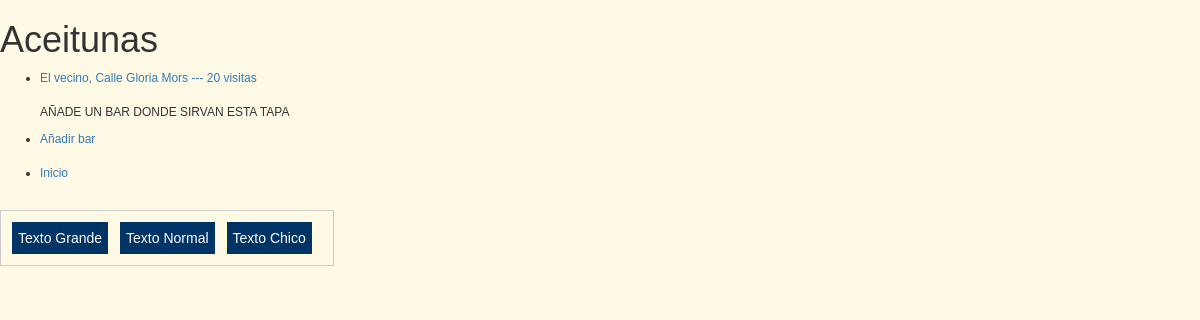
/rango/tapa/aceitunas/, run on the app's committed database.
### rango/models.py (models this page shows, shortened)
class Tapas(models.Model):
    nombre_tapa = models.CharField(max_length=128, unique=True)
    votos = models.IntegerField(default=0)
    slug = models.SlugField()
    def save(self, *args, **kwargs):
        self.slug = slugify(self.nombre_tapa)
        super(Tapas, self).save(*args, **kwargs)

class Bares(models.Model):
    tapa = models.ForeignKey(Tapas)
    nombre_bar = models.CharField(max_length=128)
    direccion = models.CharField(max_length=128)
    n_visitas = models.IntegerField(default=0)

### rango/views.py (the view)
# urls.py: url(r'^tapa/(?P<tapa_name_slug>[\w\-]+)/$', views.tapa, name='tapa'),
def tapa(request, tapa_name_slug):
    context_dict = {}
    try:
        tapa = Tapas.objects.get(slug=tapa_name_slug)
        context_dict['tapa_name'] = tapa.nombre_tapa
        tapa.votos += 1
        tapa.save()
        bar = Bares.objects.filter(tapa=tapa)
        context_dict['bar'] = bar
        context_dict['tapa'] = tapa
    except Tapas.DoesNotExist:
        pass
    return render(request, 'rango/tapa.html', context_dict)

### templates/rango/tapa.html (shortened to what this page needs)
<!DOCTYPE html>
{% load staticfiles %}
<html>
    <head>
        <link rel="stylesheet" href="//maxcdn.bootstrapcdn.com/bootstrap/3.2.0/css/bootstrap.min.css">
        <link rel="stylesheet" href="//maxcdn.bootstrapcdn.com/bootstrap/3.2.0/css/bootstrap-theme.min.css">
        <link rel="stylesheet" href="{% static 'css/style.css' %}">
    </head>
    <body>
        {% if tapa %}
        <h1>{{ tapa_name }}</h1>
            {% if bar %}
            <ul>
                {% for b in bar %}
                <li><a href="/rango/tapa/{{tapa.slug}}/bar/{{b.nombre_bar}}/">{{ b.nombre_bar }}, {{b.direccion}} --- {{b.n_visitas}} visitas</a></li>
                {% endfor %}
                  <br><p>AÑADE UN BAR DONDE SIRVAN ESTA TAPA </p>
                  <li><a href="/rango/tapa/{{ tapa.slug }}/add_bar/">Añadir bar</a></li><br>
                  <li><a href="/rango/">Inicio</a></li><br>
            </ul>
            {% else %}
                <strong>No hay bares encontrados con esta tapa.</strong>
                <li><a href="/rango/tapa/{{ tapa.slug }}/add_bar/">Añadir bar</a></li><br>
                <li><a href="/rango/">Inicio</a></li><br>
            {% endif %}
        {% else %}
            The specified category {{ tapa_name }} does not exist!
        {% endif %}
        <div id="botones">
          <div class="boton" id="aumentar">Texto Grande</div>
          <div class="boton">Texto Normal</div>
          <div class="boton" id="disminuir">Texto Chico</div>
        </div>
    </body>
</html>

### rango/static/css/style.css (style rules this page uses)
body { font-size:12px; background-color:#FFFAE6; font-family:Arial, Helvetica, sans-serif; }
#botones { border:1px solid #CCCCCC; padding:10px; float:left; margin-bottom:10px; margin-right:30px; }
.boton { border:1px solid #FFFFCC; background-color:#003366; color:#FFFFFF; font-size:14px; float:left; margin-right:10px; padding:6px; }

### data on the page
Tapas: nombre_tapa "Aceitunas"
Bares: nombre_bar "El vecino", direccion "Calle Gloria Mors", n_visitas "20"
